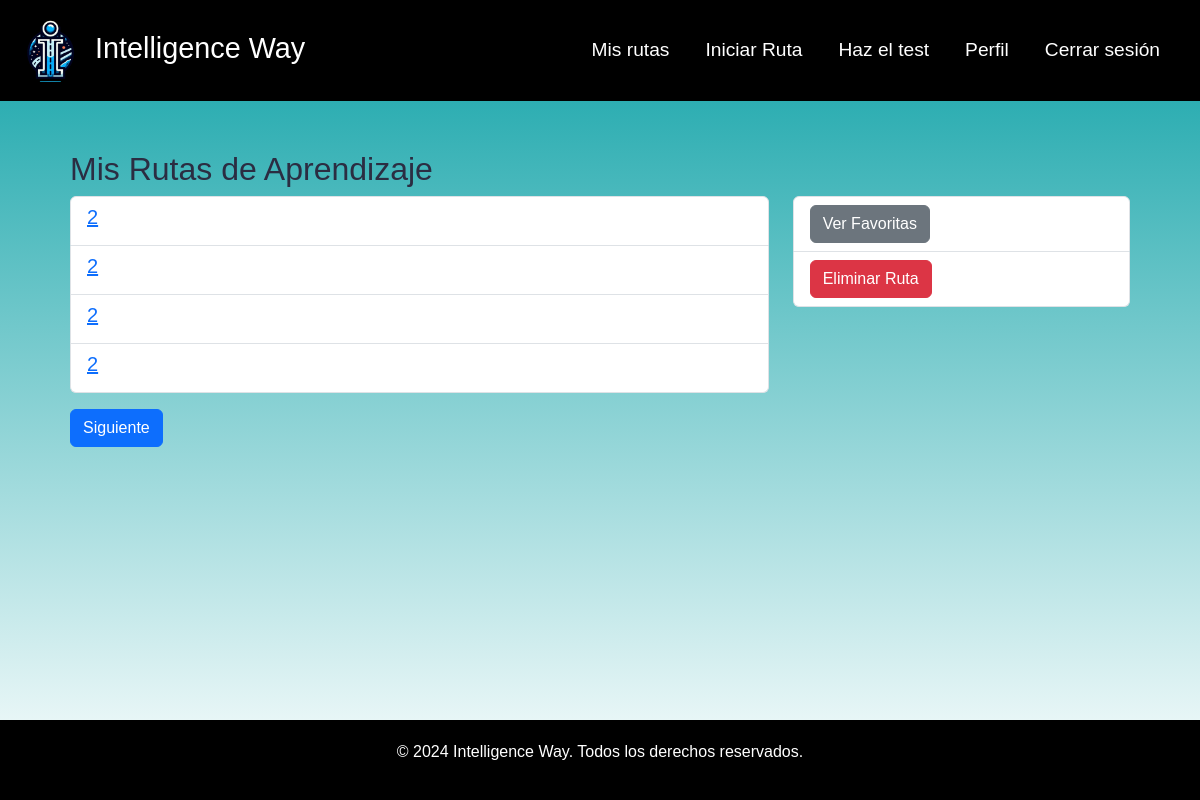
The page /route/my-routes/ (signed in) on the database as committed earlier.
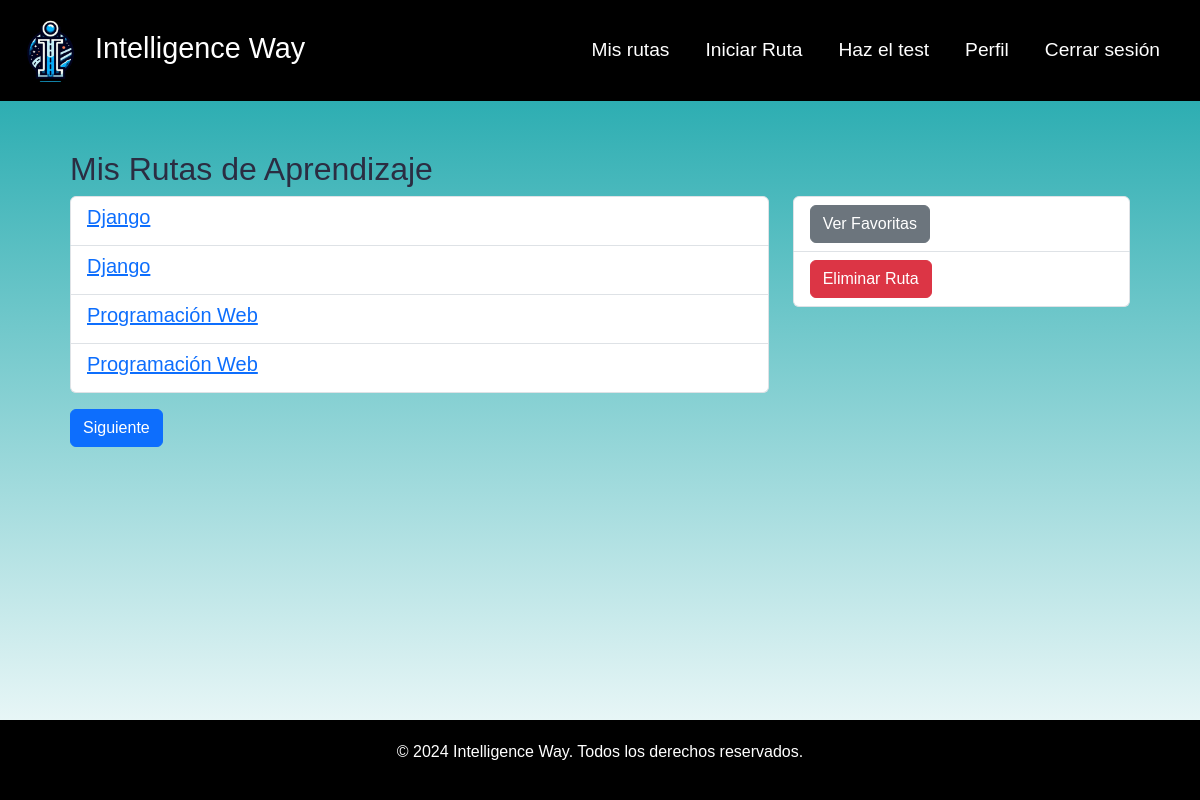
The same page on the database as committed later.
### route/models.py (models this page shows, shortened)
class RutaAprendizaje(models.Model):
    title = models.CharField(max_length=100)
    description = models.TextField(max_length=255)
    usuario = models.ForeignKey(User, on_delete=models.CASCADE)
    contenidos = models.ManyToManyField(Contenido, related_name='rutas')
    completado = models.BooleanField(default=False)

### route/views.py (the view)
# urls.py: path('my-routes/', views.MyRoutes.as_view(), name='my_routes'),
class MyRoutes(ListView):
    model = RutaAprendizaje
    template_name = 'my_routes.html'  # Cambia esto por la ruta a tu plantilla
    context_object_name = 'routes'
    paginate_by = 4  # Número de rutas por página
    def get_queryset(self):
        return RutaAprendizaje.objects.filter(usuario=self.request.user)  # Asegúrate de filtrar según el usuario

### route/templates/my_routes.html (shortened to what this page needs)
{% extends "base.html" %}
{% block content %}
    <div class="container">
        <h2>Mis Rutas de Aprendizaje</h2>
        {% if page_obj %}
            <div class="row">
                <div class="col-md-8">
                    <ul class="list-group">
                        {% for route in page_obj %}
                            <li class="list-group-item d-flex justify-content-between align-items-center">
                                <h5>
                                    <a href="{% url 'ruta_detail' route.id %}">{{ route.title }}</a>
                                </h5>
                            </li>
                        {% endfor %}
                    </ul>
                </div>
                <div class="col-md-4">
                    <div class="list-group">
                        <div class="list-group-item">
                            <a class="btn btn-secondary" href="{% url 'ruta_favoritas' %}">Ver Favoritas</a>
                        </div>
                        <div class="list-group-item">
                            <a class="btn btn-danger" href="{% url 'ruta_eliminar' %}">Eliminar Ruta</a>
                        </div>
                    </div>
                </div>
            </div>
            <div class="d-flex justify-content-between mt-3">
                {% if page_obj.has_next %}
                    <a class="btn btn-primary" href="?page={{ page_obj.next_page_number }}">Siguiente</a>
                {% endif %}
            </div>
        {% else %}
            <p>No tienes rutas de aprendizaje aún.</p>
        {% endif %}
    </div>
{% endblock %}

Rows that differ between the two databases and show on the page:
removed RutaAprendizaje: title "2"
removed RutaAprendizaje: title "2"
removed RutaAprendizaje: title "2"
removed RutaAprendizaje: title "2"
now on this page (row unchanged): RutaAprendizaje: title "Django"
now on this page (row unchanged): RutaAprendizaje: title "Django"
now on this page (row unchanged): RutaAprendizaje: title "Programación Web"
added RutaAprendizaje: title "Programación Web"
